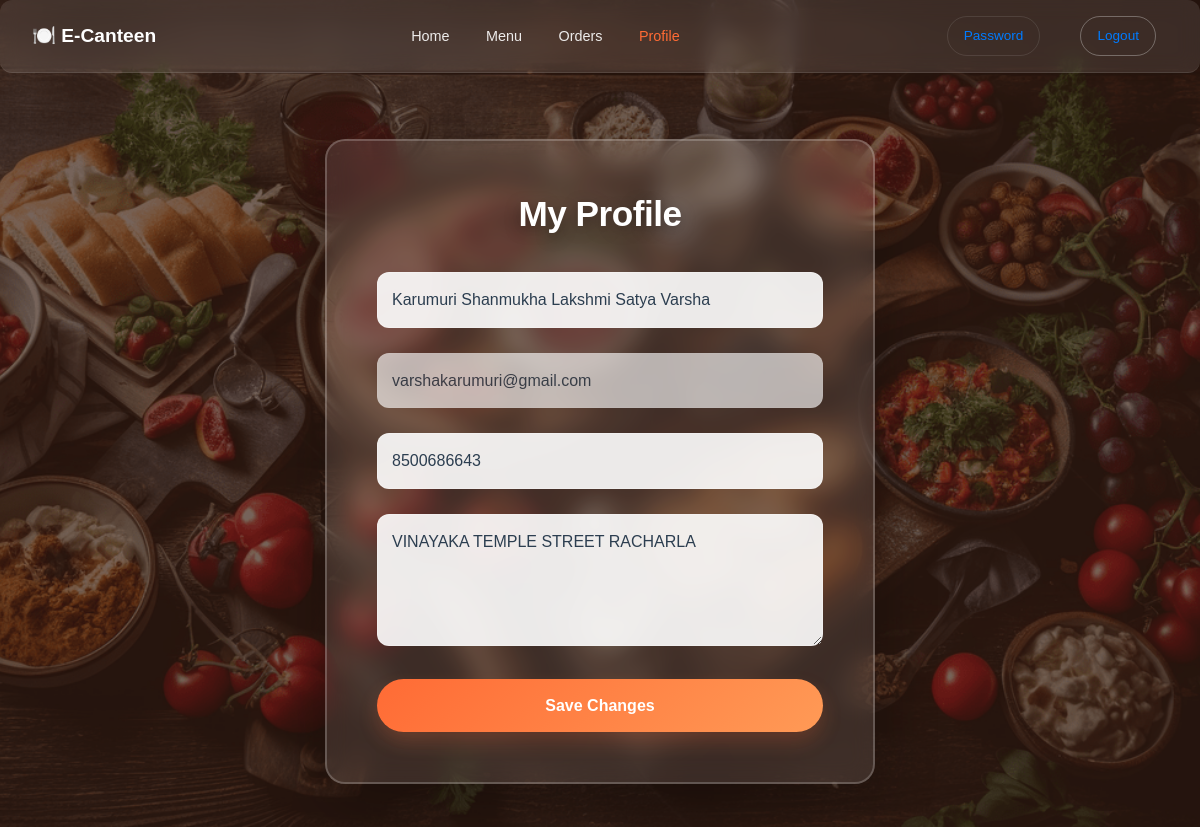
The app's page /user/profile/ (signed in) with its own data.
### user/models.py (models this page shows, shortened)
class Users(models.Model):
    name = models.CharField(max_length=100)
    email = models.EmailField(unique=True)
    phone_number = models.CharField(max_length=15)
    address = models.TextField()
    password = models.CharField(max_length=128)

### user/views.py (the view, shortened to what this page needs)
# urls.py: path('profile/', views.user_profile, name='user_profile'),
def user_profile(request):
    user_id = request.session.get('user_id')
    if not user_id:
        return redirect('user_login')
    user = Users.objects.get(id=user_id)
    message = ''
    error = ''
    return render(request, 'user/profile.html', {'user': user, 'message': message, 'error': error})

### templates/user/profile.html (shortened to what this page needs)
{% extends 'base.html' %}
{% load static %}
{% block navbar %}
<nav class="navbar">
    <div class="nav-left">🍽️ E-Canteen</div>
    <div class="nav-center">
        <a href="/">Home</a>
        <a href="{% url 'menu_page' %}">Menu</a>
        <a href="{% url 'user_active_orders' %}">Orders</a>
        <a href="{% url 'user_profile' %}" style="color: var(--primary);">Profile</a>
    </div>
    <div class="nav-right">
        <a href="{% url 'change_password' %}" class="logout" style="border-color: rgba(255,255,255,0.1);">Password</a>
        <a href="{% url 'user_logout' %}" class="logout">Logout</a>
    </div>
</nav>
{% endblock %}
{% block content %}
<div class="home-bg-blur"></div>
<div class="profile-wrapper">
    <div class="profile-card">
        <h2>My Profile</h2>
        <form method="post">
            <div class="form-group"><input type="text" name="name" value="{{ user.name }}" placeholder="Full Name" required></div>
            <div class="form-group"><input type="email" value="{{ user.email }}" disabled style="opacity: 0.7; cursor: not-allowed;"></div>
            <div class="form-group"><input type="text" name="phone_number" value="{{ user.phone_number }}" placeholder="Phone Number" required></div>
            <div class="form-group"><textarea name="address" rows="4" placeholder="Address">{{ user.address }}</textarea></div>
            <button type="submit" class="btn-save">Save Changes</button>
        </form>
    </div>
</div>
{% endblock %}

### static/css/styles.css (style rules this page uses)
:root { --primary: #ff6b35; --primary-light: #ff9a56; --primary-dark: #e55a1f; --secondary: #004e89; --secondary-light: #00618a; --secondary-dark: #003f5c; --success: #27ae60; --success-light: #229954; --success-dark: #1e8449; --danger: #e74c3c; --danger-light: #ec7063; --danger-dark: #c0392b; --warning: #f39c12; --warning-light: #f8b739; --warning-dark: #d68910; --info: #3498db; --info-light: #5dade2; --info-dark: #2874a6; --dark: #1a1a1a; --light: #f8f9fa; --gray: #6c757d; --gray-light: #ecf0f1; --gray-lighter: #f5f7fa; --border-radius: 12px; --border-radius-lg: 16px; --transition: all 0.3s cubic-bezier(0.4, 0, 0.2, 1); --transition-fast: all 0.2s cubic-bezier(0.4, 0, 0.2, 1); --shadow-sm: 0 2px 8px rgba(0, 0, 0, 0.06); --shadow-md: 0 5px 20px rgba(0, 0, 0, 0.08); --shadow-lg: 0 10px 30px rgba(0, 0, 0, 0.12); --shadow-xl: 0 20px 60px rgba(0, 0, 0, 0.15); }
* { margin: 0; padding: 0; box-sizing: border-box; }
html { scroll-behavior: smooth; }
body { font-family: -apple-system, BlinkMacSystemFont, 'Segoe UI', 'Roboto', 'Oxygen', 'Ubuntu', 'Helvetica Neue', sans-serif; background: #ffffff; color: #2c3e50; line-height: 1.6; min-height: 100vh; font-size: 1rem; font-weight: 400; -webkit-font-smoothing: antialiased; -moz-osx-font-smoothing: grayscale; }
h1, h2, h3, h4, h5, h6 { font-weight: 700; color: var(--secondary); margin-bottom: 1.5rem; letter-spacing: -0.5px; }
h2 { font-size: 2.2rem; line-height: 1.3; }
button[type="submit"], button.btn-modern { min-width: 120px; }
input[type="text"], input[type="email"], input[type="password"], textarea, select { border: 2px solid #e0e0e0; border-radius: 10px; padding: 14px 18px; font-size: 0.95rem; transition: var(--transition); font-family: inherit; background: rgba(255, 255, 255, 0.95); color: #2c3e50; font-weight: 500; }
input[type="text"]::placeholder, input[type="email"]::placeholder, input[type="password"]::placeholder, textarea::placeholder { color: #999; font-weight: 400; }
.form-group { margin-bottom: 2rem; }
.navbar { background: linear-gradient(135deg, var(--gray-lighter) 0%, #d9e5f0 100%); padding: 1rem; border-radius: var(--border-radius); margin-bottom: 1.5rem; box-shadow: var(--shadow-sm); }
.navbar a { color: var(--secondary); text-decoration: none; margin: 0 12px; font-weight: 600; transition: var(--transition); }
a:not([class*="btn"]) { text-decoration: none; color: var(--primary); font-weight: 600; transition: var(--transition); }
h1, h2, h3, h4, h5, h6 { font-weight: 700; color: var(--secondary); margin-bottom: 1.5rem; }
h2 { font-size: 2rem; }
button[type="submit"], button.btn-modern { min-width: 100px; }
input[type="text"], input[type="email"], input[type="password"], textarea, select { border: 2px solid #e0e0e0; border-radius: 8px; padding: 12px 16px; font-size: 1rem; transition: var(--transition); font-family: inherit; }
.form-group { margin-bottom: 1.5rem; }
.navbar a { color: #007bff; text-decoration: none; margin: 0 12px; font-weight: 500; }
input, button, select, textarea { padding: 10px; margin-top: 5px; width: 250px; border-radius: 4px; border: 1px solid #ccc; font-size: 1rem; box-sizing: border-box; }
button { background: #007bff; color: #fff; border: none; cursor: pointer; transition: background 0.2s; }
a { text-decoration: none; color: #007bff; font-weight: 500; transition: color 0.2s; }

### templates/base.html (style rules this page uses)
:root { --primary: #ff6b35; --secondary: #004e89; --success: #2ecc71; --danger: #e74c3c; --dark: #1a1a1a; --light: #f8f9fa; --gray: #6c757d; }

### records on screen
Users: name "Karumuri Shanmukha Lakshmi Satya Varsha", email "varshakarumuri@gmail.com", phone_number "8500686643", address "VINAYAKA TEMPLE STREET RACHARLA"
